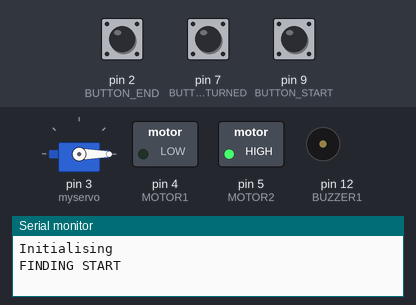
This sketch was run on a simulated Arduino Uno, built with avr-gcc and run on an emulated ATmega328P. Shown: servo, switched loads named in the sketch (green lamp = pin HIGH), buzzer (waves = sounding), the last lines printed to the serial monitor. The test bench sets the inputs (shaded band); at power-on: pin 7 (BUTTON_RETURNED) HIGH, pin 9 (BUTTON_START) HIGH, pin 2 (BUTTON_END) HIGH.

Above: at 1.2 s.
1.3 s: pin 7 (BUTTON_RETURNED) pulled LOW for 0.15 s
At 2.5 s:
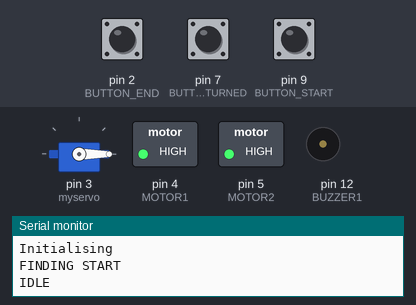
2.9 s: pin 9 (BUTTON_START) pulled LOW for 0.15 s
At 5.9 s:
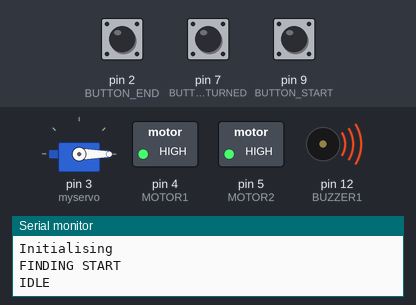
9.0 s: pin 2 (BUTTON_END) pulled LOW for 0.15 s
At 17.9 s:
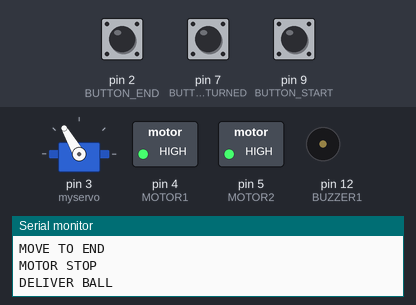
18.0 s: pin 7 (BUTTON_RETURNED) pulled LOW for 3.2 s
At 21.7 s:
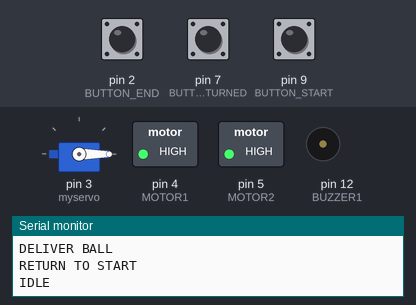
22.7 s: pin 9 (BUTTON_START) pulled LOW for 1 s
At 25.7 s:
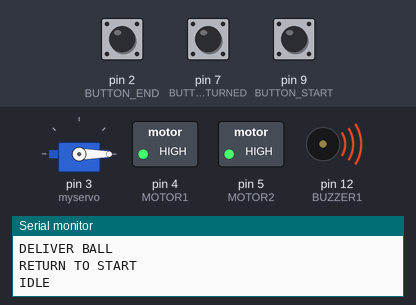
Timing chart, 0 to 26.9 s (numbered marks = the images above; inputs shaded):
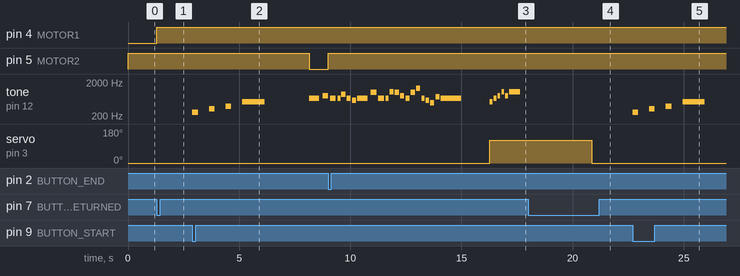

Measured:
- after the input at 1.3 s, pin 4 (MOTOR1): LOW → HIGH at once
- after the input at 2.9 s, pin 5 (MOTOR2): HIGH → LOW after 5.3 s; tone on pin 12 (BUZZER1): plays 262 Hz for 0.25 s, 330 Hz for 0.25 s, 392 Hz for 0.25 s, 523 Hz for 1.0 s, 659 Hz for 0.46 s, 784 Hz for 0.25 s, starting at once
- after the input at 9.0 s, pin 5 (MOTOR2): LOW → HIGH at once; servo on pin 3 (myservo): 0° → 120° after 7.3 s
- after the input at 18.0 s, pin 4 (MOTOR1): stays HIGH (without the input it goes to LOW after 2.9 s)
- after the input at 22.7 s, tone on pin 12 (BUZZER1): plays 262 Hz for 0.25 s, 330 Hz for 0.25 s, 392 Hz for 0.25 s, 523 Hz for 1.0 s, starting at once

The sketch:

main.ino
```cpp
#include <Servo.h>
#include "buzzer.h"

// Pins
#define LED2 13
#define BUZZER 12
#define BUTTON_START 9
#define BUTTON_END 2
#define BUTTON_RETURNED 7
#define MOTOR1 4
#define MOTOR2 5

// Waiting periods
#define WAIT 100
#define TIME_TO_DELIVER 3000

// Positioning
#define INIT_POS 0
#define DEPLOY_POS 120

enum States {
    INITIAL,
    FIND_START,
    IDLE,
    MOVE_TO_END,
    RETURN_TO_START,
    DELIVER_BALL
};

Servo myservo;
States state = States::INITIAL;
bool handled;

void setup()
{
    myservo.attach(3);

    pinMode(MOTOR1, OUTPUT);
    pinMode(MOTOR2, OUTPUT);

    pinMode(BUTTON_START, INPUT_PULLUP);
    pinMode(BUTTON_END, INPUT_PULLUP);
    pinMode(BUTTON_RETURNED, INPUT_PULLUP);

    attachInterrupt(digitalPinToInterrupt(BUTTON_END), stop_motor, FALLING);

    Serial.begin(9600);
}


void loop()
{
    switch (state)
    {
    case States::INITIAL:
        Serial.println("\nInitialising");
        myservo.write(INIT_POS);
        delay(15);

        state = States::FIND_START;
        handled = false;
        Serial.println("FINDING START");

        digitalWrite(MOTOR1, LOW);
        digitalWrite(MOTOR2, HIGH);
        break;

    case States::FIND_START:
        if (digitalRead(BUTTON_RETURNED) == LOW )
        {
            state = States::IDLE;
            Serial.println("IDLE");

            digitalWrite(MOTOR1, HIGH);
            digitalWrite(MOTOR2, HIGH);
        }
        break;

    case States::IDLE:
        if (digitalRead(BUTTON_START) == LOW)
        {
            mario_racing();
            state = States::MOVE_TO_END;
            Serial.println("MOVE TO END");

            // activate motor ccw
            digitalWrite(MOTOR1, HIGH);
            digitalWrite(MOTOR2, LOW);
            crazyfrog();
        } else
          {
            // Stop motor
            digitalWrite(MOTOR1, HIGH);
            digitalWrite(MOTOR2, HIGH);
          }
        break;

    case States::MOVE_TO_END:
        if (handled)
        {
            state = States::DELIVER_BALL;
            Serial.println("DELIVER BALL");
            handled = false;

            delay(1000);

            // eject
            myservo.write(DEPLOY_POS);
            level_clear();
        }
        break;

    case States::DELIVER_BALL:
        delay(TIME_TO_DELIVER);

        state = States::RETURN_TO_START;
        Serial.println("RETURN TO START");

        // activate motor cw
        digitalWrite(MOTOR1, LOW);
        digitalWrite(MOTOR2, HIGH);

        myservo.write(INIT_POS);
        break;

    case States::RETURN_TO_START:
        if (digitalRead(BUTTON_RETURNED) == LOW)
        {
            state = States::IDLE;
            Serial.println("IDLE");

            // Stop motor
            digitalWrite(MOTOR1, HIGH);
            digitalWrite(MOTOR2, HIGH);
        }
        break;

    default:
        break;
    }
}

void stop_motor()
{
    if (state == States::MOVE_TO_END && !handled)
    {
        // Stop motor
        digitalWrite(MOTOR1, HIGH);
        digitalWrite(MOTOR2, HIGH);
        Serial.println("MOTOR STOP");
        handled = true;
    }
}
```

buzzer.cpp
```cpp
#include "buzzer.h"
#include <Arduino.h>

#define NOTE_C4  262
#define NOTE_CS4 277
#define NOTE_D4  294
#define NOTE_DS4 311
#define NOTE_E4  330
#define NOTE_F4  349
#define NOTE_FS4 370
#define NOTE_G4  392
#define NOTE_GS4 415
#define NOTE_A4  440
#define NOTE_AS4 466
#define NOTE_B4  494

#define NOTE_C5  523
#define NOTE_CS5 554
#define NOTE_D5  587
#define NOTE_DS5 622
#define NOTE_E5  659
#define NOTE_F5  698
#define NOTE_FS5 740
#define NOTE_G5  784
#define NOTE_GS5 831
#define NOTE_A5  880
#define NOTE_AS5 932
#define NOTE_B5  988

#define NOTE_C6  1047
#define NOTE_CS6 1109
#define NOTE_D6  1175
#define NOTE_E6  1319

// tempo (BPM)
static const int TEMPO = 130;   // 130
static inline int beat_ms() { return 60000 / TEMPO; }


void mario_racing() {
    int melody[] = { NOTE_C4, NOTE_E4, NOTE_G4, NOTE_C5 };
    int noteDurations[] = { 4, 4, 4, 1 };

    int notes = sizeof(melody) / sizeof(melody[0]);
    for (int i = 0; i < notes; i++) {
        int duration = 1000 / noteDurations[i];
        tone(BUZZER1, melody[i], duration);
        delay(duration * 3);
        noTone(BUZZER1);
    }
}


void level_clear() {
    int melody[] = { NOTE_C5, NOTE_E5, NOTE_G5, NOTE_C6, NOTE_G5, NOTE_C6 };
    int durations[] = { 8, 8, 8, 8, 8, 2 }; // ends with long C6

    int notes = sizeof(melody) / sizeof(melody[0]);
    for (int i = 0; i < notes; i++) {
        int duration = 1000 / durations[i];
        tone(BUZZER1, melody[i], duration);
        delay(duration * 1.4);
        noTone(BUZZER1);
    }
}

void crazyfrog() {
  int melody[] = {
    // Line 1
    NOTE_E5, NOTE_G5, NOTE_E5, NOTE_E5, NOTE_A5, NOTE_E5, NOTE_D5,
    // Line 2
    NOTE_E5, NOTE_B5, NOTE_E5, NOTE_E5, NOTE_C6, NOTE_B5, NOTE_G5,
    // Line 3
    NOTE_E5, NOTE_B5, NOTE_E6, NOTE_E5, NOTE_D5, NOTE_B4, NOTE_FS5, NOTE_E5
  };

  int durations[] = {
    // Line 1
    4, 7, 7, 14, 10, 10, 10,
    // Line 2
    4, 7, 7, 14, 10, 10, 10,
    // Line 3
    10, 10, 10, 12, 12, 10, 10, 2
  };

  int n = sizeof(melody) / sizeof(melody[0]);
  int beat = beat_ms();

  for (int i = 0; i < n; i++) {
    int duration = (4 * beat) / durations[i];   // 4 = quarter note
    tone(BUZZER1, melody[i], duration);
    delay(duration * 1.3);   // space between notes
    noTone(BUZZER1);
  }
}
```

buzzer.h
```cpp
#ifndef BUZZER_H
#define BUZZER_H

#define BUZZER1 12

void mario_racing();

void level_clear();

void crazyfrog();


#endif
```
